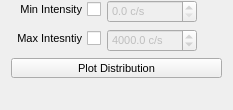
              <widget class="QWidget" name="pageIntensityDistribution">
               <property name="geometry">
                <rect>
                 <x>0</x>
                 <y>0</y>
                 <width>233</width>
                 <height>110</height>
                </rect>
               </property>
               <attribute name="icon">
                <iconset resource="../icons.qrc">
                 <normaloff>:/icons/icons/not-used.png</normaloff>:/icons/icons/not-used.png</iconset>
               </attribute>
               <attribute name="label">
                <string>Intensity Distribution</string>
               </attribute>
               <layout class="QVBoxLayout" name="verticalLayout_35">
                <property name="topMargin">
                 <number>0</number>
                </property>
                <item>
                 <layout class="QFormLayout" name="formLayout_2">
                  <property name="labelAlignment">
                   <set>Qt::AlignRight|Qt::AlignTrailing|Qt::AlignVCenter</set>
                  </property>
                  <item row="0" column="0">
                   <widget class="QCheckBox" name="chbFiltMinIntensity">
                    <property name="font">
                     <font>
                      <pointsize>8</pointsize>
                      <weight>50</weight>
                      <bold>false</bold>
                     </font>
                    </property>
                    <property name="layoutDirection">
                     <enum>Qt::RightToLeft</enum>
                    </property>
                    <property name="text">
                     <string>Min Intensity</string>
                    </property>
                   </widget>
                  </item>
                  <item row="0" column="1">
                   <widget class="QDoubleSpinBox" name="dsbFiltMinIntensity">
                    <property name="enabled">
                     <bool>false</bool>
                    </property>
                    <property name="minimumSize">
                     <size>
                      <width>0</width>
                      <height>0</height>
                     </size>
                    </property>
                    <property name="maximumSize">
                     <size>
                      <width>90</width>
                      <height>16777215</height>
                     </size>
                    </property>
                    <property name="font">
                     <font>
                      <pointsize>8</pointsize>
                      <weight>50</weight>
                      <bold>false</bold>
                     </font>
                    </property>
                    <property name="suffix">
                     <string> c/s</string>
                    </property>
                    <property name="decimals">
                     <number>1</number>
                    </property>
                    <property name="minimum">
                     <double>0.000000000000000</double>
                    </property>
                    <property name="maximum">
                     <double>1000000.000000000000000</double>
                    </property>
                    <property name="value">
                     <double>0.000000000000000</double>
                    </property>
                   </widget>
                  </item>
                  <item row="1" column="0">
                   <widget class="QCheckBox" name="chbFiltMaxIntensity">
                    <property name="font">
                     <font>
                      <pointsize>8</pointsize>
                      <weight>50</weight>
                      <bold>false</bold>
                     </font>
                    </property>
                    <property name="layoutDirection">
                     <enum>Qt::RightToLeft</enum>
                    </property>
                    <property name="text">
                     <string>Max Intesntiy</string>
                    </property>
                   </widget>
                  </item>
                  <item row="1" column="1">
                   <widget class="QDoubleSpinBox" name="dsbFiltMaxIntensity">
                    <property name="enabled">
                     <bool>false</bool>
                    </property>
                    <property name="sizePolicy">
                     <sizepolicy hsizetype="Minimum" vsizetype="Fixed">
                      <horstretch>0</horstretch>
                      <verstretch>0</verstretch>
                     </sizepolicy>
                    </property>
                    <property name="minimumSize">
                     <size>
                      <width>0</width>
                      <height>0</height>
                     </size>
                    </property>
                    <property name="maximumSize">
                     <size>
                      <width>90</width>
                      <height>16777215</height>
                     </size>
                    </property>
                    <property name="font">
                     <font>
                      <pointsize>8</pointsize>
                      <weight>50</weight>
                      <bold>false</bold>
                     </font>
                    </property>
                    <property name="suffix">
                     <string> c/s</string>
                    </property>
                    <property name="decimals">
                     <number>1</number>
                    </property>
                    <property name="minimum">
                     <double>0.100000000000000</double>
                    </property>
                    <property name="maximum">
                     <double>1000000.000000000000000</double>
                    </property>
                    <property name="value">
                     <double>4000.000000000000000</double>
                    </property>
                   </widget>
                  </item>
                 </layout>
                </item>
                <item>
                 <layout class="QHBoxLayout" name="horizontalLayout_11">
                  <item>
                   <spacer name="horizontalSpacer_27">
                    <property name="orientation">
                     <enum>Qt::Horizontal</enum>
                    </property>
                    <property name="sizeType">
                     <enum>QSizePolicy::Preferred</enum>
                    </property>
                    <property name="sizeHint" stdset="0">
                     <size>
                      <width>0</width>
                      <height>20</height>
                     </size>
                    </property>
                   </spacer>
                  </item>
                  <item>
                   <widget class="QPushButton" name="btnFiltIntensityDistribution">
                    <property name="sizePolicy">
                     <sizepolicy hsizetype="Preferred" vsizetype="Minimum">
                      <horstretch>0</horstretch>
                      <verstretch>0</verstretch>
                     </sizepolicy>
                    </property>
                    <property name="minimumSize">
                     <size>
                      <width>80</width>
                      <height>20</height>
                     </size>
                    </property>
                    <property name="maximumSize">
                     <size>
                      <width>16777215</width>
                      <height>20</height>
                     </size>
                    </property>
                    <property name="font">
                     <font>
                      <pointsize>8</pointsize>
                      <weight>50</weight>
                      <bold>false</bold>
                     </font>
                    </property>
                    <property name="focusPolicy">
                     <enum>Qt::NoFocus</enum>
                    </property>
                    <property name="text">
                     <string>Plot Distribution</string>
                    </property>
                    <property name="iconSize">
                     <size>
                      <width>25</width>
                      <height>25</height>
                     </size>
                    </property>
                   </widget>
                  </item>
                  <item>
                   <spacer name="horizontalSpacer_28">
                    <property name="orientation">
                     <enum>Qt::Horizontal</enum>
                    </property>
                    <property name="sizeType">
                     <enum>QSizePolicy::Preferred</enum>
                    </property>
                    <property name="sizeHint" stdset="0">
                     <size>
                      <width>0</width>
                      <height>20</height>
                     </size>
                    </property>
                   </spacer>
                  </item>
                 </layout>
                </item>
                <item>
                 <spacer name="verticalSpacer_14">
                  <property name="orientation">
                   <enum>Qt::Vertical</enum>
                  </property>
                  <property name="sizeHint" stdset="0">
                   <size>
                    <width>20</width>
                    <height>40</height>
                   </size>
                  </property>
                 </spacer>
                </item>
               </layout>
              </widget>
